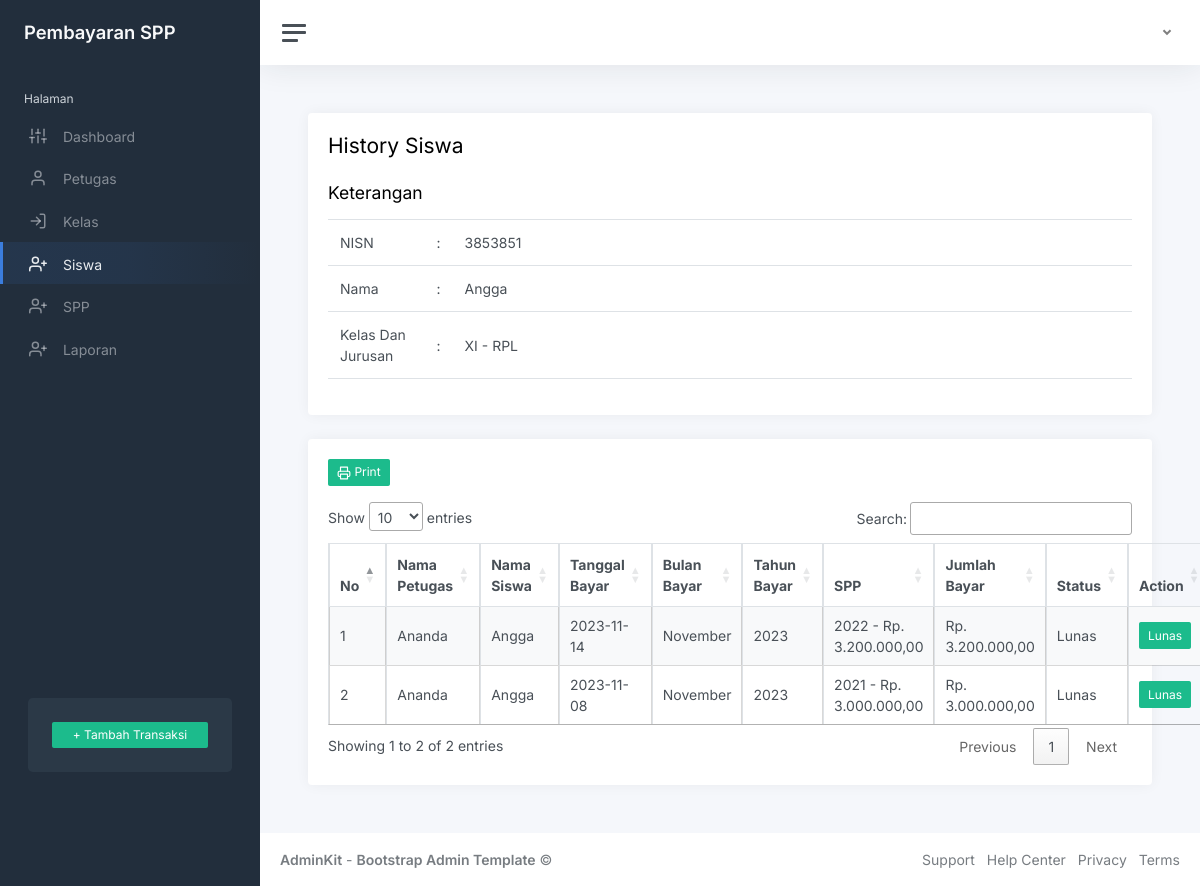
Page /index.php?page=history-siswa&nisn=3853851&nama=Angga&kelas=XI&jurusan=RPL (signed in) on the committed database.
### tables this page shows
CREATE TABLE `pembayaran` (
  `id_pembayaran` int(11) NOT NULL,
  `id_petugas` int(11) NOT NULL,
  `nisn` char(10) NOT NULL,
  `tgl_bayar` date NOT NULL,
  `bulan_bayar` varchar(10) NOT NULL,
  `tahun_dibayar` varchar(4) NOT NULL,
  `id_spp` int(11) NOT NULL,
  `jumlah_bayar` int(11) NOT NULL
);

CREATE TABLE `petugas` (
  `id_petugas` int(11) NOT NULL,
  `username` varchar(25) NOT NULL,
  `password` varchar(32) NOT NULL,
  `nama_petugas` varchar(35) NOT NULL,
  `level` enum('admin','petugas') NOT NULL
);

CREATE TABLE `siswa` (
  `nisn` char(10) NOT NULL,
  `nis` char(8) NOT NULL,
  `nama` varchar(35) NOT NULL,
  `id_kelas` int(11) NOT NULL,
  `alamat` text NOT NULL,
  `no_telp` varchar(13) NOT NULL,
  `password` varchar(32) NOT NULL
);

CREATE TABLE `spp` (
  `id_spp` int(11) NOT NULL,
  `tahun` int(11) NOT NULL,
  `nominal` int(11) NOT NULL
);

### index.php (the view, shortened to what this page needs)
<!DOCTYPE html>
<html lang="en">
<head>
	<link rel="stylesheet" href="https://cdnjs.cloudflare.com/ajax/libs/twitter-bootstrap/4.5.2/css/bootstrap.min.css" />
		<?php
		$page = isset($_GET['page']) ? $_GET['page'] : 'Dashboard';
		?>
	<link rel="stylesheet" href="https://cdn.datatables.net/1.13.6/css/jquery.dataTables.min.css">
	<link href="css/app.css" rel="stylesheet">
</head>
<body>
	<div class="wrapper">
		<nav id="sidebar" class="sidebar js-sidebar">
			<div class="sidebar-content js-simplebar">
				<a class="sidebar-brand" href="index.php">
					<span class="align-middle">Pembayaran SPP</span>
				</a>
				<?php
				if (!empty($_SESSION['user']['level']) && !empty($_SESSION['user']['level'] == 'admin')) {
				?>
					<ul class="sidebar-nav">
						<li class="sidebar-header">
							Halaman
						</li>
						<li class="sidebar-item
					<?php
					if (empty($_GET['page'])) {
						echo 'active';
					}
					?>">
							<a class="sidebar-link" href="index.php">
								<i class="align-middle" data-feather="sliders"></i> <span class="align-middle">Dashboard</span>
							</a>
						</li>
						<li class="sidebar-item
					<?php
					if ($page == 'petugas') {
						echo 'active';
					}
					?>">
							<a class="sidebar-link" href="?page=petugas">
								<i class="align-middle" data-feather="user"></i> <span class="align-middle">Petugas</span>
							</a>
						</li>
						<li class="sidebar-item
					<?php
					if ($page == 'kelas') {
						echo 'active';
					}
					?>
					">
							<a class="sidebar-link" href="?page=kelas">
								<i class="align-middle" data-feather="log-in"></i> <span class="align-middle">Kelas</span>
							</a>
						</li>
						<li class="sidebar-item
					<?php
					if ($page == 'siswa' || $page == 'history-siswa') {
						echo 'active';
					}
					?>
					">
							<a class="sidebar-link" href="?page=siswa">
								<i class="align-middle" data-feather="user-plus"></i> <span class="align-middle">Siswa</span>
							</a>
						</li>
						<li class="sidebar-item
					<?php
					if ($page == 'spp') {
						echo 'active';
					}
					?>
					">
							<a class="sidebar-link" href="?page=spp">
								<i class="align-middle" data-feather="user-plus"></i> <span class="align-middle">SPP</span>
							</a>
						</li>
						<li class="sidebar-item
					<?php
					if ($page == 'laporan') {
						echo 'active';
					}
					?>
					">
							<a class="sidebar-link" href="?page=laporan">
								<i class="align-middle" data-feather="user-plus"></i> <span class="align-middle">Laporan</span>
							</a>
						</li>
					</ul>
					<div class="sidebar-cta">
						<div class="sidebar-cta-content">
							<div class="d-grid">
								<button class="btn btn-success btn-sm" data-bs-toggle="modal" data-bs-target="#tambahtransaksi">+ Tambah Transaksi</button>
							</div>
						</div>
					</div>
				<?php
				}
				?>
			</div>
		</nav>
		<div class="main">
			<nav class="navbar navbar-expand navbar-light navbar-bg">
				<a class="sidebar-toggle js-sidebar-toggle">
					<i class="hamburger align-self-center"></i>
				</a>
				<div class="navbar-collapse collapse">
					<ul class="navbar-nav navbar-align">
						<li class="nav-item dropdown">
							<a class="nav-link dropdown-toggle d-none d-sm-inline-block" href="#" data-bs-toggle="dropdown">
							</a>
						</li>
					</ul>
				</div>
			</nav>
			<main class="content">
				<div class="container-fluid p-0">
					<?php
					$page = isset($_GET['page']) ? $_GET['page'] : 'dashboard';
					include $page . '.php';
					?>
				</div>
			</main>
			<footer class="footer">
				<div class="container-fluid">
					<div class="row text-muted">
						<div class="col-6 text-start">
							<p class="mb-0">
								<a class="text-muted" href="https://adminkit.io/" target="_blank"><strong>AdminKit</strong></a> - <a class="text-muted" href="https://adminkit.io/" target="_blank"><strong>Bootstrap Admin
										Template</strong></a> &copy;
							</p>
						</div>
						<div class="col-6 text-end">
							<ul class="list-inline">
								<li class="list-inline-item">
									<a class="text-muted" href="https://adminkit.io/" target="_blank">Support</a>
								</li>
								<li class="list-inline-item">
									<a class="text-muted" href="https://adminkit.io/" target="_blank">Help Center</a>
								</li>
								<li class="list-inline-item">
									<a class="text-muted" href="https://adminkit.io/" target="_blank">Privacy</a>
								</li>
								<li class="list-inline-item">
									<a class="text-muted" href="https://adminkit.io/" target="_blank">Terms</a>
								</li>
							</ul>
						</div>
					</div>
				</div>
			</footer>
		</div>
	</div>
</body>
</html>

### history-siswa.php (shortened to what this page needs)
<div class="row">
    <div class="col-12">
        <div class="card">
            <div class="card-body">
                <table class="table">
                    <h1 class="h3 mb-4"> History Siswa </h1>
                    <h1 class="h4 mb-3">Keterangan</h1>
                    <tr>
                        <td width="12%"> NISN </td>
                        <td width="1%"> : </td>
                        <td><?= $_GET['nisn'] ?> </td>
                    </tr>
                    <tr>
                        <td width="12%"> Nama </td>
                        <td width="1%"> : </td>
                        <td><?= $_GET['nama'] ?> </td>
                    </tr>
                    <tr>
                        <td width="12%"> Kelas Dan Jurusan </td>
                        <td width="1%"> : </td>
                        <td><?= $_GET['kelas'] ?> - <?= $_GET['jurusan'] ?> </td>
                    </tr>
                </table>
            </div>
        </div>
    </div>
</div>
<div class="row">
    <div class="col-12">
        <div class="card flex-fill">
            <div class="card-body">
                <?php
                if (!empty($_SESSION['user']['level'] != 'petugas')) {
                ?>
                    <a href="cetak-history.php?nisn=<?= $_GET['nisn'] ?>" class="btn btn-success btn-sm mb-3" target="_blank"><i data-feather="printer"></i> Print </a>
                <?php
                }
                ?>
                <table class="table table-bordered table-striped table-hover cell-border" id="siswa">
                    <thead>
                        <tr>
                            <th>No</th>
                            <th>Nama Petugas</th>
                            <th>Nama Siswa</th>
                            <th>Tanggal Bayar</th>
                            <th>Bulan Bayar</th>
                            <th>Tahun Bayar</th>
                            <th>SPP</th>
                            <th>Jumlah Bayar</th>
                            <th>Status</th>
                            <th>Action</th>
                        </tr>
                    </thead>
                    <tbody>
                        <?php
                        $nisn = $_GET['nisn'];
                        $no = 1;
                        $query = mysqli_query($koneksi, "SELECT * FROM pembayaran INNER JOIN petugas ON pembayaran.id_petugas=petugas.id_petugas INNER JOIN siswa ON pembayaran.nisn=siswa.nisn INNER JOIN spp ON pembayaran.id_spp=spp.id_spp WHERE pembayaran.nisn='$nisn'");
                        while ($data = mysqli_fetch_array($query)) {
                        ?>
                            <tr>
                                <td><?php echo $no++ ?></td>
                                <td><?php echo $data['nama_petugas'] ?></td>
                                <td><?php echo $data['nama'] ?></td>
                                <td><?php echo $data['tgl_bayar'] ?></td>
                                <td><?php echo $data['bulan_bayar'] ?></td>
                                <td><?php echo $data['tahun_dibayar'] ?></td>
                                <td><?php echo $data['tahun'] ?> - Rp. <?php echo number_format($data['nominal'], 2, ',', '.') ?></td>
                                <td> Rp. <?php echo number_format($data['jumlah_bayar'], 2, ',', '.') ?></td>
                                <td>
                                    <?php
                                    if ($data['nominal'] > $data['jumlah_bayar']) {
                                        echo 'Kurang';
                                    } else {
                                        echo 'Lunas';
                                    }
                                    ?>
                                </td>
                                <td>
                                    <?php if ($data['nominal'] == $data['jumlah_bayar']) {
                                    ?>
                                        <button type="button" class="btn btn-success btn-sm"> Lunas </button>
                                    <?php
                                    } else {
                                    ?>
                                        <button class="btn btn-warning btn-sm" data-bs-toggle="modal" data-bs-target="#editpembayaran<?php echo $data['id_pembayaran'] ?>"><i data-feather="edit"></i>Lunasi</button>
                                    <?php
                                    }
                                    ?>
                                </td>
                            </tr>
                        <?php
                        }
                        ?>
                    </tbody>
                </table>
            </div>
        </div>
    </div>
</div>

### rows in the picture
pembayaran: id_petugas.nama_petugas "Ananda", nisn.nama "Angga", tgl_bayar "2023-11-14", bulan_bayar "November", tahun_dibayar "2023", id_spp.tahun "2022", id_spp.nominal "3.200.000,00", jumlah_bayar "3.200.000,00", shows "Lunas"
pembayaran: id_petugas.nama_petugas "Ananda", nisn.nama "Angga", tgl_bayar "2023-11-08", bulan_bayar "November", tahun_dibayar "2023", id_spp.tahun "2021", id_spp.nominal "3.000.000,00", jumlah_bayar "3.000.000,00", shows "Lunas"

### other values in the picture
$_GET['nisn'] "3853851"
$_GET['nama'] "Angga"
$_GET['kelas'] "XI"
$_GET['jurusan'] "RPL"
